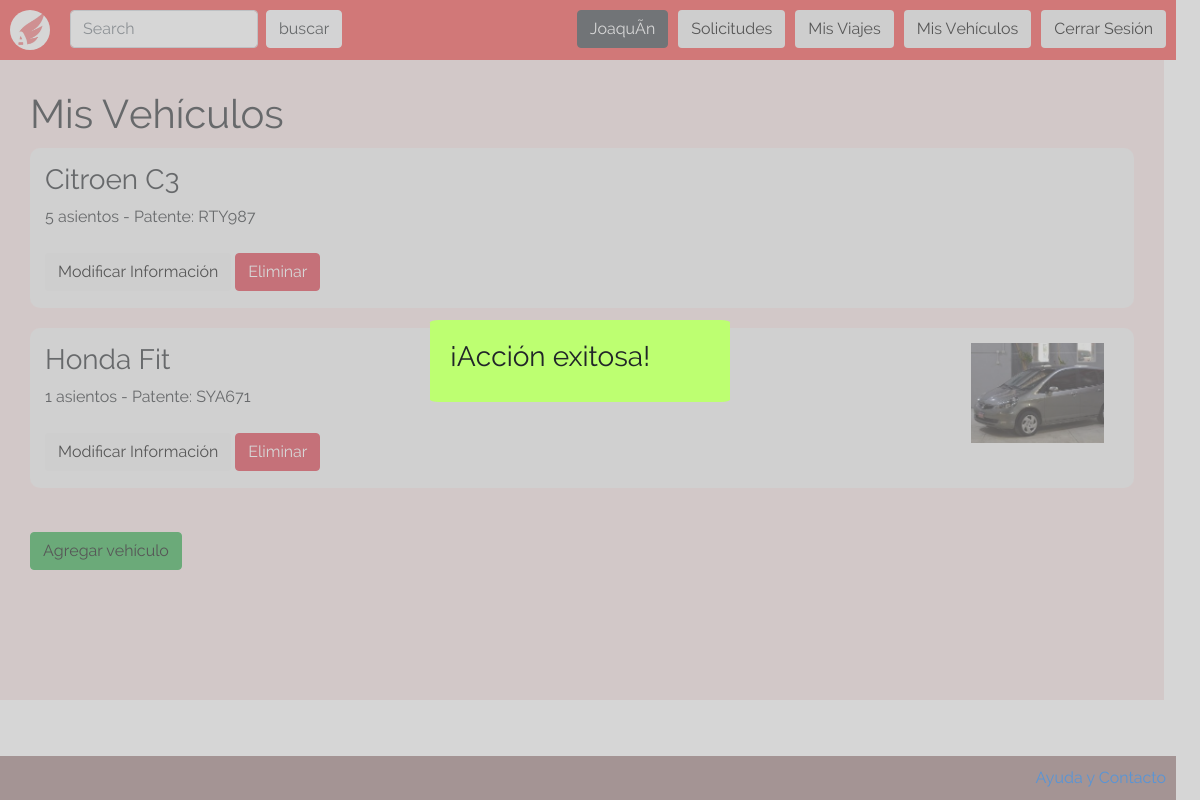
The page /vistas/listar_vehiculos.php?success_change (signed in) on the database as committed earlier.
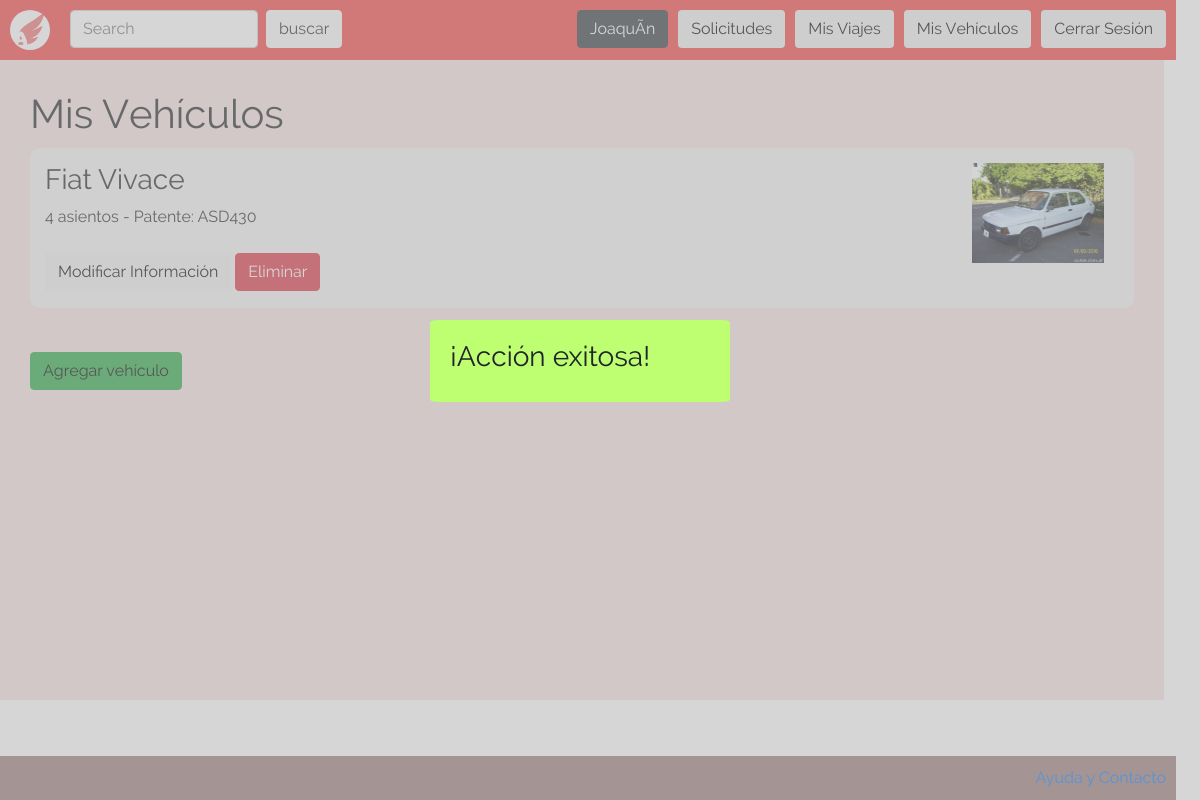
The same page on the database as committed later.
### tables this page shows
CREATE TABLE `vehiculo` (
  `patente` varchar(10) NOT NULL,
  `id_usuario` int(11) NOT NULL,
  `marca` text NOT NULL,
  `modelo` text NOT NULL,
  `asientos` int(11) NOT NULL
);

CREATE TABLE `fotos_vehiculo` (
  `id_foto` int(11) NOT NULL,
  `patente` text NOT NULL,
  `foto` text NOT NULL
);

### vistas/listar_vehiculos.php (the view, shortened to what this page needs)
<!DOCTYPE html>
<html>
  <head>
    <link href="/css/bootstrap.css" rel="stylesheet" type="text/css" >
    <link href="/css/index.css" rel="stylesheet" type="text/css">
    <link href="/css/listar_vehiculos.css" rel="stylesheet" type="text/css">
  </head>
  <body>
    <?php include("header.php"); ?>
    <div id="body">
    	<h1>Mis Vehículos</h1>
		<?php
			include("../php/abrir_conexion.php");
			$id = $_SESSION['user_id'];
			$query = "SELECT * FROM vehiculo WHERE id_usuario='$id'";
			$result = mysqli_query($conn, $query);
			if($result){
				$vehicle = mysqli_fetch_assoc($result);
				if($vehicle){
					while($vehicle) {
						$plate = $vehicle['patente'];
						$query = "SELECT foto FROM fotos_vehiculo WHERE patente='$plate'";
						$photo_query = mysqli_query($conn, $query);
						?>
		<div class="vehicle">
			<div class="vehicle-info">
				<h3><?php echo $vehicle['marca']." ".$vehicle['modelo']; ?></h3>
				<?php
					echo $vehicle['asientos']." asientos - Patente: ".$plate;
				?>
				<br>
				<br>
				<form class="" action="/vistas/editar_vehiculo.php" method="post">
          <button class="btn" name="">Modificar Información</button>
        </form>
				<form class="" action="/php/baja_vehiculo.php" method="post">
          <button class="btn btn-danger delete_vehicle" name="">Eliminar</button>
        </form>
			</div>
			<div class="vehicle-photos">
				<?php
					while($photo = mysqli_fetch_assoc($photo_query)){
						$photo_src = "/img/vehicles/".$photo['foto'];
						echo "<a href='$photo_src'><img src='$photo_src'/></a>";
					}
				?>
			</div>
		</div>
						<?php
						$vehicle = mysqli_fetch_assoc($result);
					}
				} else {
					?>
		<h2>No hay ningún vehículo registrado!</h2>
					<?php
				}
			} else {
				echo "Hubo un error al conectarse a la base de datos, por favor intente nuevamente mas tarde.";
			}
		?>
    <br>
    <button class="btn btn-success"><a href="/php/registrar_vehiculo.php">Agregar vehículo</a></button>
    </div>
    <?php include("footer.php") ?>
  </body>
</html>

### vistas/header.php (shortened to what this page needs)
<div id="header">
  <img id="logo" src="/img/logo.jpeg" />
  <form id="search" class="form-inline my-2 my-lg-0" action="/vistas/buscar_viajes.php">
    <input class="form-control mr-sm-2" type="search" placeholder="Search" aria-label="Search">
    <a class="btn btn-light" href="/vistas/listar_todos_los_viajes.php" >buscar</a>
  </form>
  <button class="btn"><a href="/php/cerrar_sesion.php">Cerrar Sesión</a></button>
  <button class="btn"><a href="/vistas/listar_vehiculos.php">Mis Vehículos</a></button>
  <button class="btn"><a href="/vistas/ver_viajes.php">Mis Viajes</a></button>
  <button class="btn"><a href="/vistas/ver_solicitudes.php">Solicitudes</a></button>
  <button class="btn btn-dark" ><a style="color: white" href="/vistas/ver_perfil.php"><?php echo  $_SESSION["user_name"] ?></a></button>
</div>

### vistas/footer.php
<div id="footer">
        <a id="help_link"  href="/php/ayuda.php">Ayuda y Contacto</a>
      </div>

### css/index.css (style rules this page uses)
html, body { height: 100%; width: 99%; margin: 0px; padding: 0px; font-family: "Raleway"; }
h1, h2 { margin: 0px }
#header { width: 100%; height: 60px; background-color: rgb(244, 66, 66); margin: 0px; padding: 10px; }
#logo { border-radius: 100%; height: 40px; float: left; margin-right: 20px; }
#search { float: left; width: 30%; }
#header button { float: right; margin-left: 10px; }
button a { color: black; }
#body { padding-top: 30px; padding-b5ttom: 20px; padding-left: 30px; background-color: rgb(247, 227, 227); width: 99%; min-height: 80%; overflow: auto; margin: 0px; padding-bottom: 70px; }
#footer { width: 98%; height: content; background-color: rgb(155, 122, 122); margin: 0px; padding: 10px; overflow: auto; position: fixed; bottom: 0; left: 0; }
#help_link { float: right; }

### css/listar_vehiculos.css (style rules this page uses)
.vehicle { height: 160px; width: calc(100% - 30px); background-color: rgb(242, 242, 242); margin-bottom: 20px; margin-top: 10px; border-radius: 10px; padding: 15px; }
.vehicle form { display: inline; }
.vehicle-info { float: left; }
.vehicle-photos { float: right; }
.vehicle-photos img { height: 100px; margin-right: 15px; }

Rows that differ between the two databases and show on the page:
removed vehiculo: marca "Citroen", modelo "C3", asientos "5", patente "RTY987"
removed vehiculo: marca "Honda", modelo "Fit", asientos "1", patente "SYA671"
removed fotos_vehiculo: foto (picture), shown under "Honda"
added vehiculo: marca "Fiat", modelo "Vivace", asientos "4", patente "ASD430"
added fotos_vehiculo: foto (picture), shown under "Fiat"
